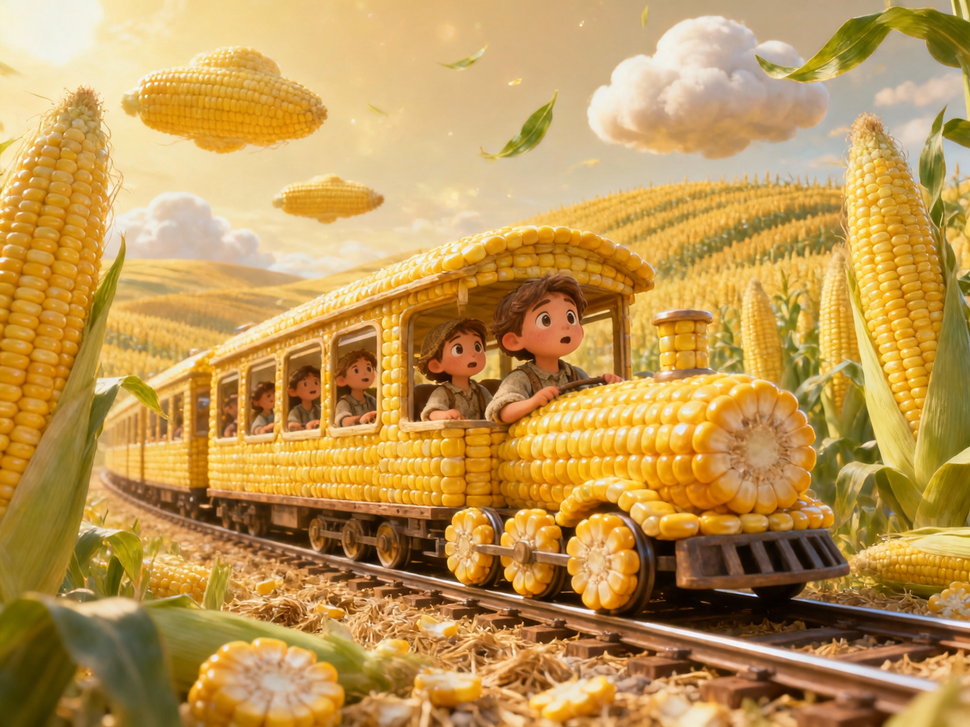
#> input picture resources/styles/3d_cartoon.png, 970 x 727 px, shrunk from 1472 x 1104 before the run
$ python -i image_processor.py   (imports and definitions only)
#> lines starting #> are read from the running program, lines starting #| are printed output that depends on the picture
from pathlib import Path

from loguru import logger
from PIL import Image, ImageEnhance


def to_black_and_white(image_path: str) -> str:
    """将图片转换为黑白照片风格（灰度 + 增强对比度和锐度），原地覆盖保存。"""
#> called with image_path = '../resources/styles/3d_cartoon.png'
    path = Path(image_path)
    if not path.is_file():
        logger.warning(f"图片文件不存在，跳过黑白处理：{image_path}")
        return image_path

    try:
        img = Image.open(path)
#> img is the input picture: PIL image 970x727 RGB; mean R, G, B 191.2, 151.1, 83.2
        img = img.convert("L")
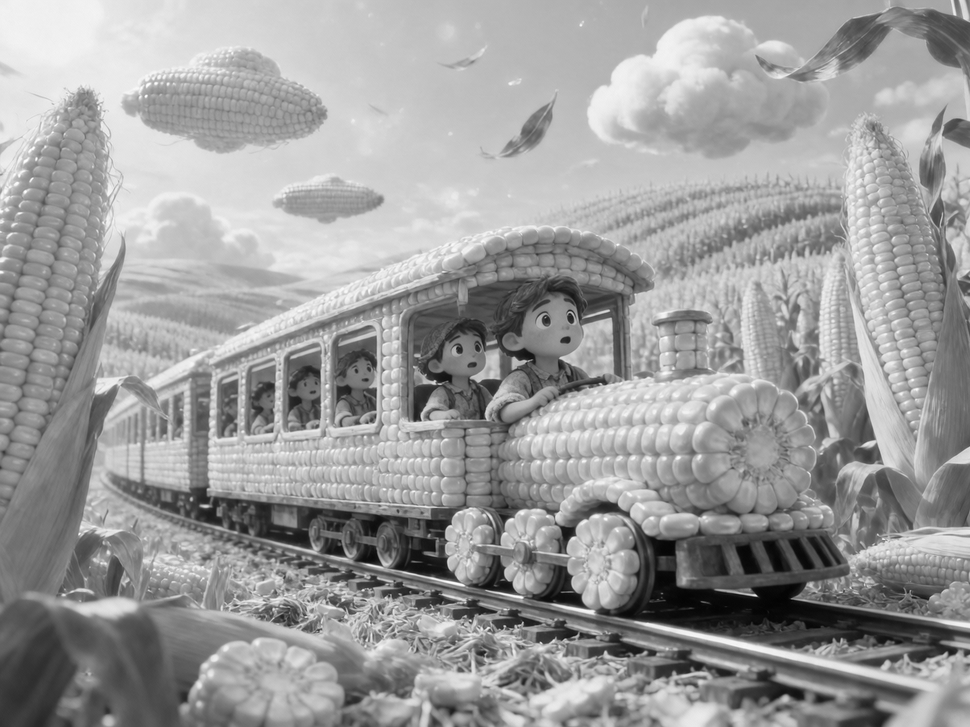
#> img: PIL image 970x727 L; min 2, max 255, mean 155.4
        img = ImageEnhance.Contrast(img).enhance(1.3)
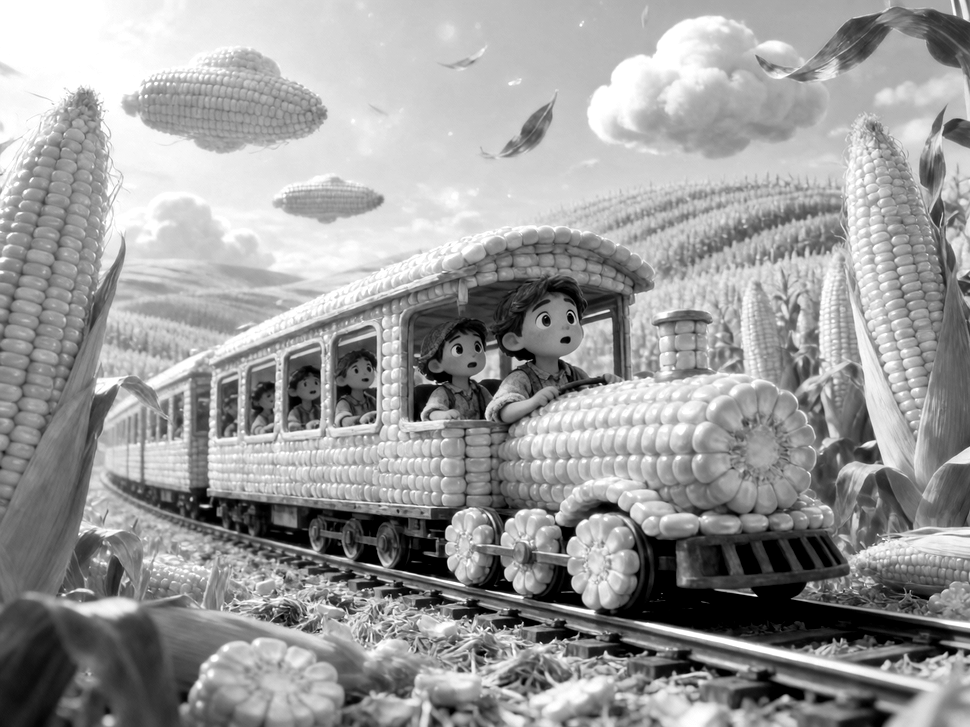
#> img: PIL image 970x727 L; min 0, max 255, mean 155.3
        img = ImageEnhance.Sharpness(img).enhance(1.2)
        img.save(path, quality=95)
        logger.info(f"黑白处理完成：{image_path}")
    except Exception:
        logger.exception(f"黑白处理失败：{image_path}")

    return image_path

>>> result = to_black_and_white('../resources/styles/3d_cartoon.png')

$ run again, on resources/styles/black_and_white_animation.png
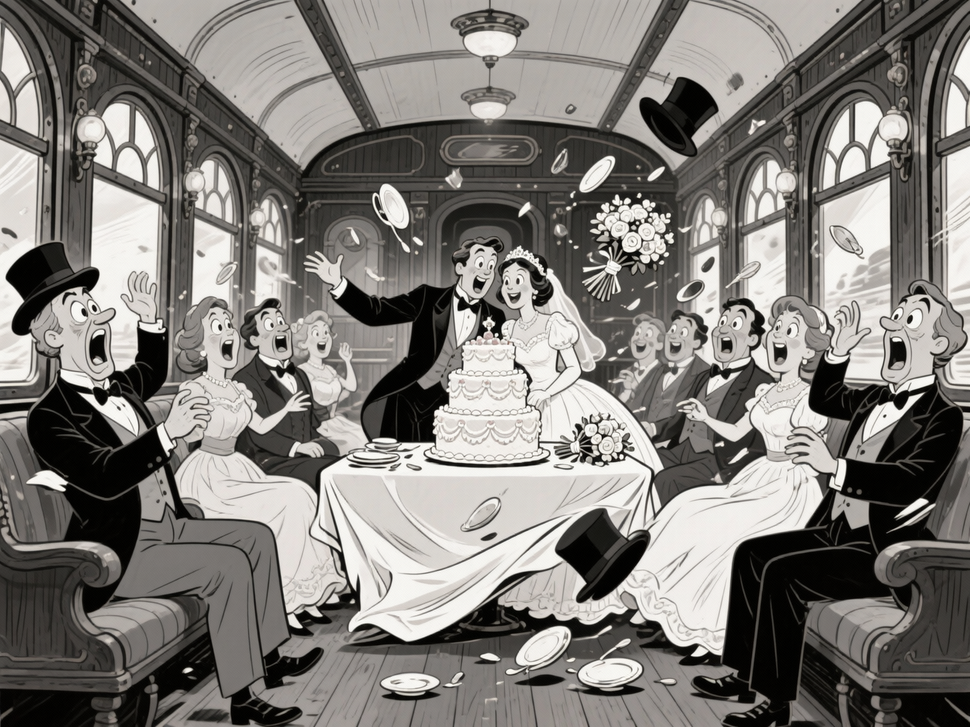
#> input picture resources/styles/black_and_white_animation.png, 970 x 727 px, shrunk from 1472 x 1104 before the run
#> in to_black_and_white, img is the input picture: PIL image 970x727 RGB; mean R, G, B 127.7, 124.7, 120.6
#> in to_black_and_white, `img = ImageEnhance.Contrast(img).enhance(1.3)`:
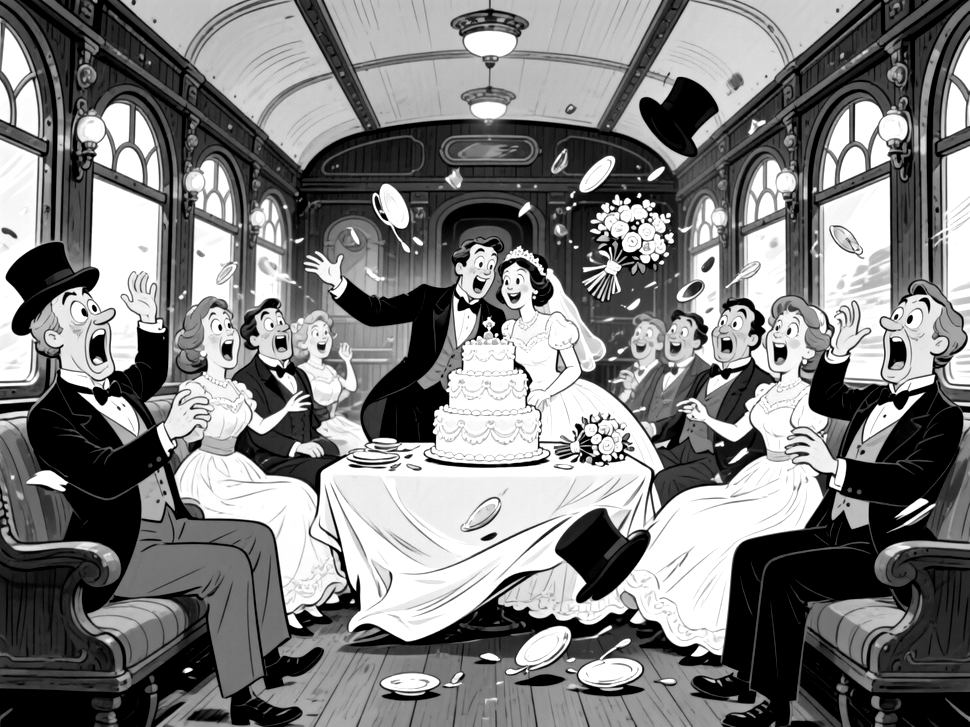
#> img: PIL image 970x727 L; min 0, max 255, mean 125.9
